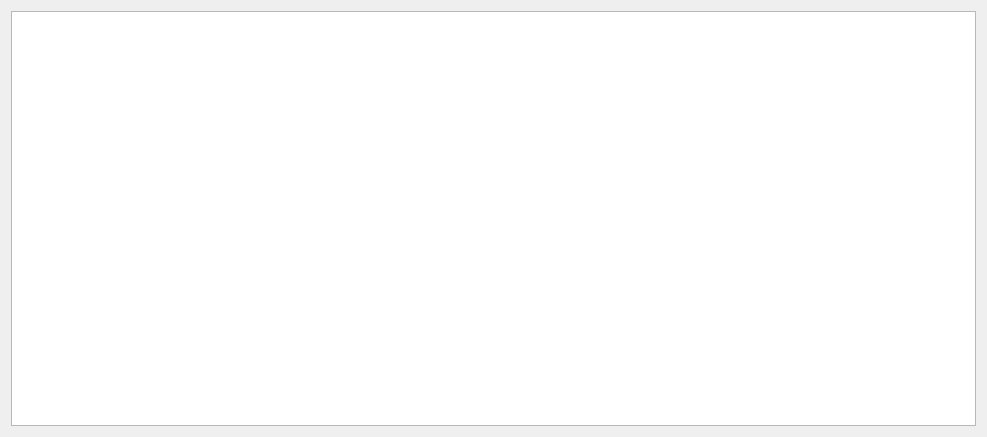
<?xml version="1.0" encoding="UTF-8"?>
<ui version="4.0">
 <class>SearchResultView</class>
 <widget class="QWidget" name="SearchResultView">
  <property name="geometry">
   <rect>
    <x>0</x>
    <y>0</y>
    <width>987</width>
    <height>437</height>
   </rect>
  </property>
  <property name="font">
   <font>
    <pointsize>10</pointsize>
    <weight>50</weight>
    <bold>false</bold>
   </font>
  </property>
  <property name="windowTitle">
   <string>Результати пошуку...</string>
  </property>
  <property name="windowIcon">
   <iconset resource="icons.qrc">
    <normaloff>:/icons/searchItemIcon.ico</normaloff>:/icons/searchItemIcon.ico</iconset>
  </property>
  <layout class="QGridLayout" name="gridLayout_2">
   <item row="0" column="0">
    <layout class="QGridLayout" name="gridLayout">
     <item row="0" column="0">
      <widget class="QTableView" name="searchResultTableView">
       <property name="font">
        <font>
         <pointsize>10</pointsize>
         <weight>50</weight>
         <bold>false</bold>
         <stylestrategy>PreferAntialias</stylestrategy>
         <kerning>true</kerning>
        </font>
       </property>
       <property name="editTriggers">
        <set>QAbstractItemView::NoEditTriggers</set>
       </property>
      </widget>
     </item>
    </layout>
   </item>
  </layout>
 </widget>
 <resources>
  <include location="icons.qrc"/>
 </resources>
 <connections/>
</ui>
